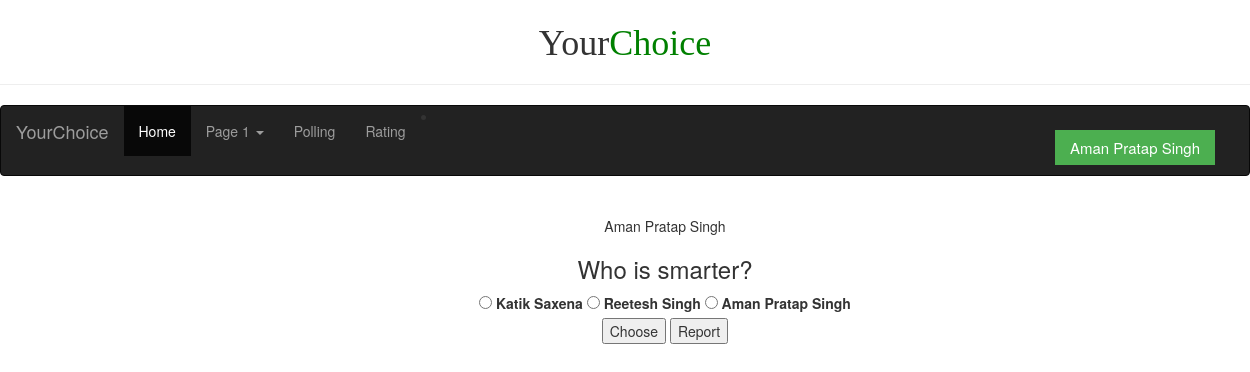
Page /rating (signed in) on the committed database.
### application.py (models this page shows, shortened)
class PollInfo(db.Model):
    __tablename__ = 'pollInfo'
    id = db.Column(db.Integer, primary_key=True)
    userId = db.Column(db.String(50), db.ForeignKey('registeredUsers.id'), nullable=False)
    pollQuestion = db.Column(db.String(300), nullable=False)
    numOfOptions = db.Column(db.Integer)
    isOpen = db.Column(db.Boolean)
    isRated = db.Column(db.Boolean)
    selectionChoices = db.Column(db.Integer)
    isTimed = db.Column(db.Boolean)
    timeLimit = db.Column(db.DateTime)
    numOfReports = db.Column(db.Integer)
    numOfRegistrants = db.Column(db.Integer)
    numOfVotes = db.Column(db.Integer)
    options = db.relationship('Options', backref='poll')
    registrants = db.relationship('Registrants', backref='poll')
    voters = db.relationship('Votes', backref='poll')
    selectors = db.relationship('Selections', backref='poll')
    reports = db.relationship('Reports', backref='poll')

class RegisteredUsers(db.Model):
    __tablename__ = 'registeredUsers'
    id = db.Column(db.String(50), primary_key=True)
    password = db.Column(db.String(50), nullable=False)
    name = db.Column(db.String(50), nullable=False)
    phoneNumber = db.Column(db.String(15))
    sequrityQuestion = db.Column(db.String(100))
    sequrityAnswer = db.Column(db.String(50))
    numOfPolls = db.Column(db.Integer, default=0)
    polls = db.relationship('PollInfo', backref='user')
    registrations = db.relationship('Registrants', backref='user')
    votes = db.relationship('Votes', backref='user')
    selections = db.relationship('Selections', backref='user')
    reports = db.relationship('Reports', backref='user')

class Options(db.Model):
    __tablename__ = 'options'
    id = db.Column(db.Integer, primary_key=True)
    pollId = db.Column(db.Integer, db.ForeignKey('pollInfo.id'), nullable=False)
    optionData = db.Column(db.String(100), nullable=False)
    optionImage = db.Column(db.LargeBinary)
    optionCount = db.Column(db.Float)

### application.py (the view)
@app.route("/rating")
def rating():
    polls = PollInfo.query.filter(PollInfo.isRated == True).all()
    return render_template("rating.html", polls=polls)

### templates/rating.html (shortened to what this page needs)
{% extends "menu.html" %}
{% block body %}
    {% for poll in polls %}
        <div class="poll" style="width: 100%; margin: 40px; text-align: center;">
            <p style="text-align: ">{{ poll.user.name }}</p>
            <h3 style="width: 100%;">{{ poll.pollQuestion }}</h3>
                <div class="options" style="text-align: center;">
                    {% for option in poll.options %}
                        <input type="radio" id="{{ loop.index }}" name="choice" value="{{ option.id }}" style="display: inline;">
                        <label for="{{ loop.index }}">{{ option.optionData }}</label>
                    {% endfor %}
                </div>
                <div style="text-align: center">
                    <input type="submit" name="response" value="Choose">
                    <input type="submit" name="response" value="Report">
                </div>
        </div>
    {% endfor %}
{% endblock %}

### rows in the picture
PollInfo: user.name "Aman Pratap Singh", pollQuestion "Who is smarter?"
Options: optionData "Katik Saxena"
Options: optionData "Reetesh Singh"
Options: optionData "Aman Pratap Singh"

### other values in the picture
{{ session["name"] }} "Aman Pratap Singh"
